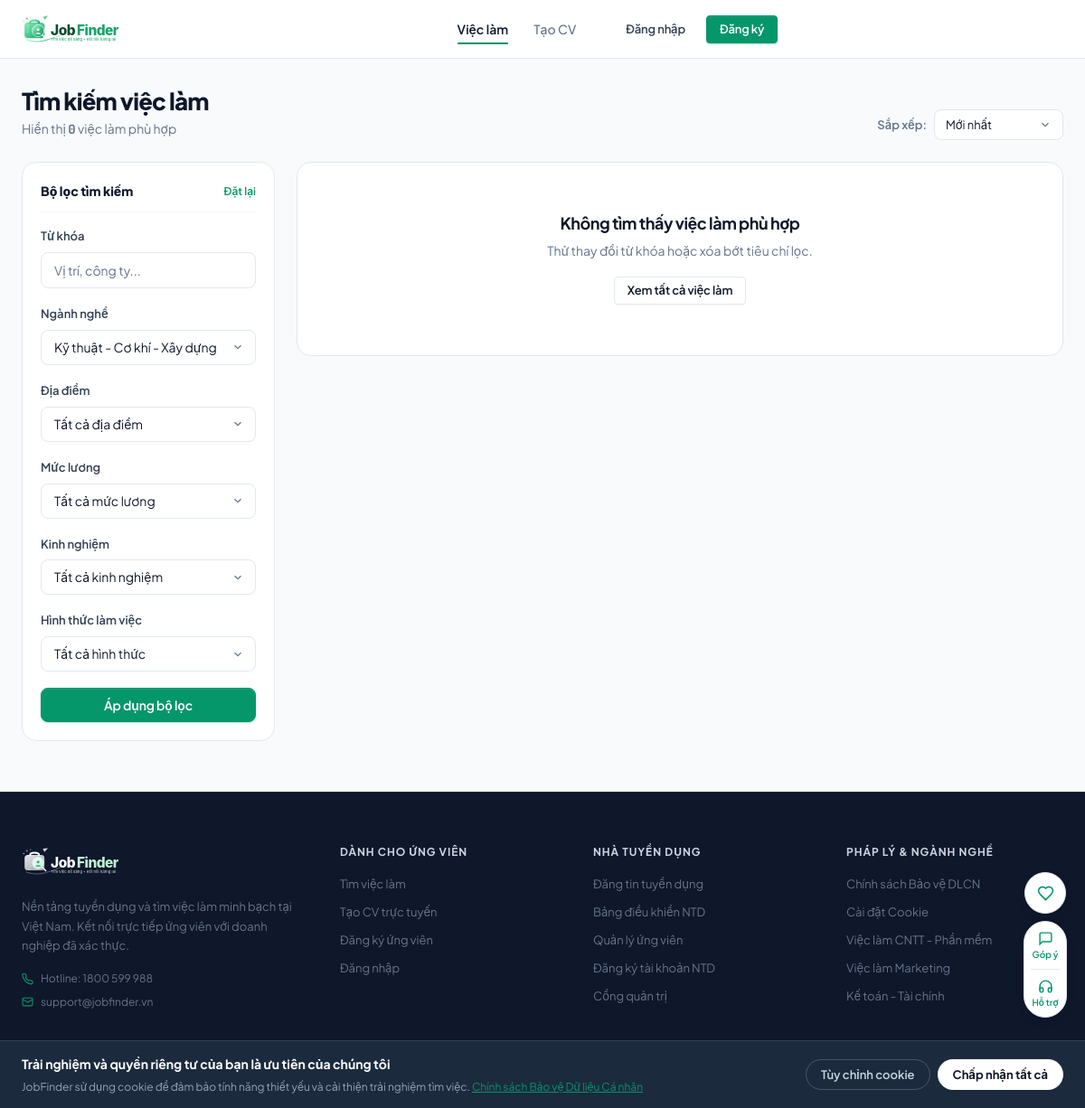
/jobs.php?category=Kỹ+thuật+-+Cơ+khí+-+Xây+dựng, run on an earlier commit of the app's database.
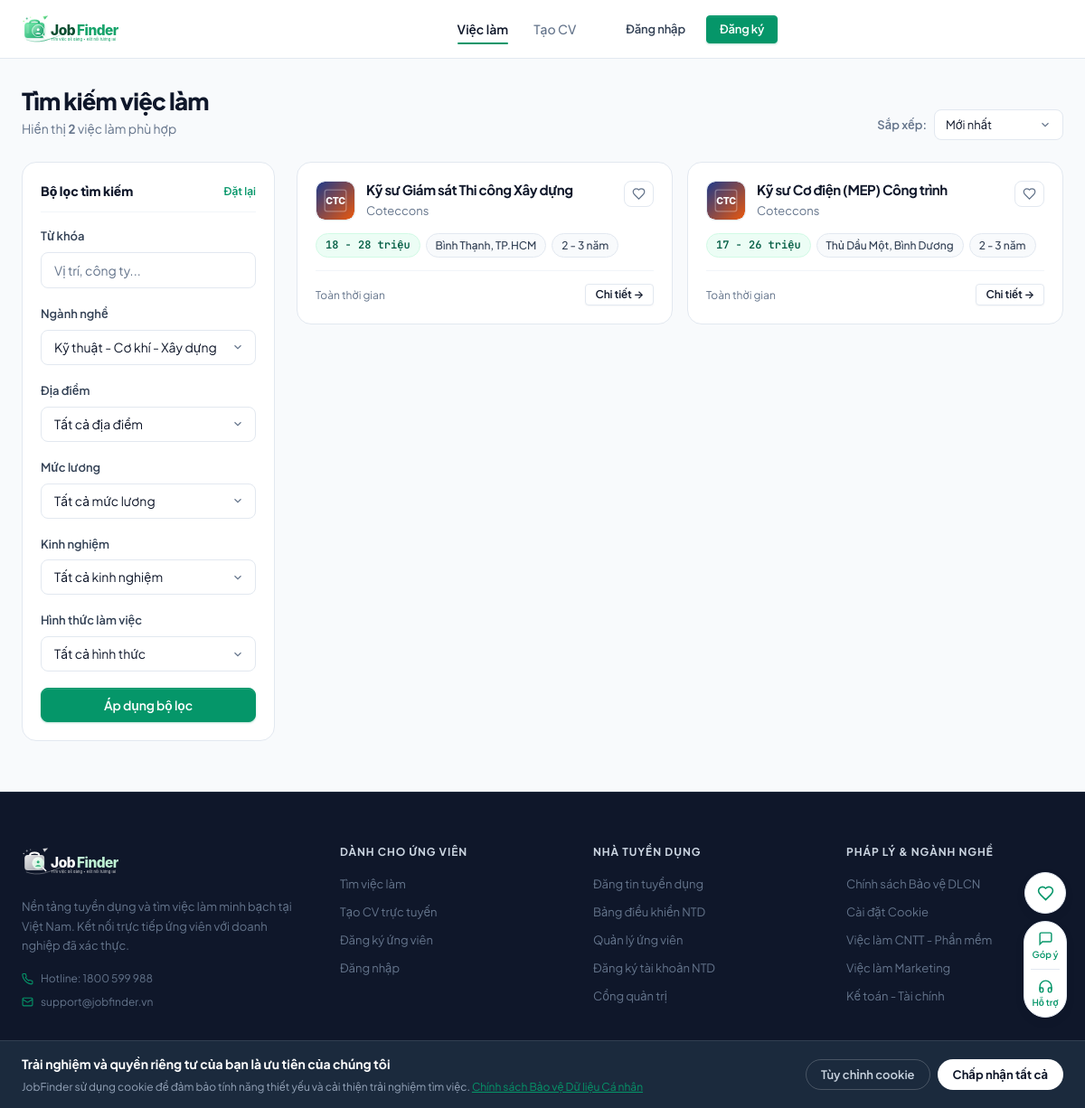
And on a later commit of the database.
### tables this page shows
CREATE TABLE `jobs` (
  `id` INT AUTO_INCREMENT PRIMARY KEY,
  `employer_id` INT NULL,
  `campaign_id` INT NULL,
  `title` VARCHAR(150) NOT NULL,
  `company` VARCHAR(100) NOT NULL,
  `company_logo` VARCHAR(255) NULL,
  `location` VARCHAR(100) NOT NULL,
  `category` VARCHAR(100) NOT NULL,
  `salary` VARCHAR(100) NOT NULL,
  `salary_value` INT DEFAULT 0,
  `min_salary` INT NOT NULL DEFAULT 0,
  `max_salary` INT NOT NULL DEFAULT 0,
  `salary_type` VARCHAR(20) NOT NULL DEFAULT 'deal',
  `job_type` VARCHAR(50) NOT NULL DEFAULT 'Toàn thời gian',
  `quantity` INT NOT NULL DEFAULT 1,
  `level` VARCHAR(50) NOT NULL DEFAULT 'Nhân viên',
  `experience` VARCHAR(50) NOT NULL DEFAULT 'Không yêu cầu',
  `description` TEXT NOT NULL,
  `requirements` TEXT NOT NULL,
  `benefits` TEXT NULL,
  `education_level` VARCHAR(50) NOT NULL DEFAULT 'Không yêu cầu',
  `working_time` VARCHAR(150) NULL,
  `contact_name` VARCHAR(100) NULL,
  `contact_email` VARCHAR(100) NULL,
  `deadline` DATE NULL,
  `views` INT NOT NULL DEFAULT 0,
  `is_featured` TINYINT(1) NOT NULL DEFAULT 0,
  `status` VARCHAR(20) NOT NULL DEFAULT 'active',
  `reject_reason` TEXT NULL,
  `created_at` TIMESTAMP DEFAULT CURRENT_TIMESTAMP,
  `updated_at` TIMESTAMP NULL ON UPDATE CURRENT_TIMESTAMP,
  INDEX (`employer_id`),
  INDEX (`campaign_id`),
  INDEX (`status`),
  CONSTRAINT `fk_job_employer` FOREIGN KEY (`employer_id`) REFERENCES `users` (`id`) ON DELETE SET NULL,
  CONSTRAINT `fk_job_campaign` FOREIGN KEY (`campaign_id`) REFERENCES `campaigns` (`id`) ON DELETE SET NULL
);

### jobs.php (the view, shortened to what the rows shown need)
<?php
require_once 'config/database.php';
$category     = trim($_GET['category'] ?? '');
$sort         = trim($_GET['sort'] ?? 'newest');
$page         = max(1, (int)($_GET['page'] ?? 1));
$per_page     = 8;
$offset       = ($page - 1) * $per_page;
$where = " WHERE status = 'active'";
$params = [];
if (!empty($category)) {
    $where .= " AND category = :category";
    $params[':category'] = $category;
}
$order_by = " ORDER BY is_featured DESC, created_at DESC";
if ($sort === 'salary_desc') {
    $order_by = " ORDER BY salary_value DESC, created_at DESC";
} elseif ($sort === 'views') {
    $order_by = " ORDER BY views DESC, created_at DESC";
} elseif ($sort === 'newest') {
    $order_by = " ORDER BY created_at DESC";
}
try {
    $sql = "SELECT * FROM jobs" . $where . $order_by . " LIMIT {$per_page} OFFSET {$offset}";
    $stmt = $pdo->prepare($sql);
    $stmt->execute($params);
    $jobs = $stmt->fetchAll();
} catch (PDOException $e) {
    $jobs = [];
    $total_results = 0;
    $total_pages = 1;
}
$saved_job_ids = [];
require_once 'includes/header.php';
?>
<section class="section section--sm" style="padding-top:32px;">
    <div class="container">
        <div class="section-header" style="margin-bottom:24px;">
            <div>
                <h1 class="section-title" style="font-size:26px;">Tìm kiếm việc làm</h1>
            </div>
        </div>
        <div class="jobs-layout">
            <div>
                <div class="jobs-list-grid">
                    <?php if (!empty($jobs)): ?>
                        <?php foreach ($jobs as $job):
                            $is_saved = in_array($job['id'], $saved_job_ids);
                        ?>
                            <div class="job-card">
                                <div>
                                    <div class="job-card__header">
                                        <?php echo render_company_logo($job['company'], $job['company_logo'] ?? '', '', 44); ?>
                                        <div class="job-card__info">
                                            <h3 class="job-card__title" title="<?php echo htmlspecialchars($job['title']); ?>">
                                                <a href="job-detail.php?id=<?php echo (int)$job['id']; ?>">
                                                    <?php echo htmlspecialchars($job['title']); ?>
                                                </a>
                                            </h3>
                                            <div class="job-card__company"><?php echo htmlspecialchars($job['company']); ?></div>
                                        </div>
                                        <button type="button"
                                                class="job-save-btn <?php echo $is_saved ? 'saved' : ''; ?>"
                                                data-job-id="<?php echo (int)$job['id']; ?>"
                                                onclick="toggleCardSave(this, <?php echo (int)$job['id']; ?>)"
                                                title="<?php echo $is_saved ? 'Bỏ lưu' : 'Lưu tin'; ?>">
                                            <svg width="15" height="15" viewBox="0 0 24 24" fill="<?php echo $is_saved ? 'currentColor' : 'none'; ?>" stroke="currentColor" stroke-width="2">
                                                <path d="M19 14c1.49-1.46 3-3.21 3-5.5A5.5 5.5 0 0 0 16.5 3c-1.76 0-3 .5-4.5 2-1.5-1.5-2.74-2-4.5-2A5.5 5.5 0 0 0 2 8.5c0 2.3 1.5 4.05 3 5.5l7 7Z"/>
                                            </svg>
                                        </button>
                                    </div>
                                    <div class="job-card__chips" style="margin-top:14px;">
                                        <span class="chip chip--brand mono"><?php echo htmlspecialchars($job['salary']); ?></span>
                                        <span class="chip"><?php echo htmlspecialchars($job['location']); ?></span>
                                        <span class="chip"><?php echo htmlspecialchars($job['experience']); ?></span>
                                    </div>
                                </div>
                                <div class="job-card__footer">
                                    <span style="font-size:12px; color:var(--muted);"><?php echo htmlspecialchars($job['job_type']); ?></span>
                                    <a href="job-detail.php?id=<?php echo (int)$job['id']; ?>" class="btn btn-secondary btn-xs">Chi tiết →</a>
                                </div>
                            </div>
                        <?php endforeach; ?>
                    <?php endif; ?>
                </div>
            </div>
        </div>
    </div>
</section>
<?php require_once 'includes/footer.php'; ?>

### includes/functions.php (shortened to what the rows shown need)
<?php
if (!function_exists('get_company_logo_path')) {
    function get_company_logo_path($company_name, $db_logo = '') {
        if (!empty($db_logo)) {
            return $db_logo;
        }
        return '';
    }
}
if (!function_exists('render_company_logo')) {
    function render_company_logo($company_name, $db_logo = '', $prefix = '', $size_px = 44) {
        $logo = get_company_logo_path($company_name, $db_logo);
        $radius = $size_px >= 56 ? '12px' : '10px';
        if (!empty($logo)) {
            $src = htmlspecialchars($prefix . $logo);
            $alt = htmlspecialchars($company_name);
            return '<div class="company-logo-box" style="width:' . (int)$size_px . 'px; height:' . (int)$size_px . 'px; border-radius:' . $radius . ';"><img src="' . $src . '" alt="' . $alt . '"></div>';
        }
        $init = htmlspecialchars(mb_strtoupper(mb_substr($company_name, 0, 2)));
        return '<div class="job-card__avatar" style="width:' . (int)$size_px . 'px; height:' . (int)$size_px . 'px; border-radius:' . $radius . ';">' . $init . '</div>';
    }
}

What changed in the data, as far as the page shows it:
added jobs: company_logo (picture), title "Kỹ sư Giám sát Thi công Xây dựng", company "Coteccons", salary "18 - 28 triệu", location "Bình Thạnh, TP.HCM", experience "2 - 3 năm", job_type "Toàn thời gian"
added jobs: company_logo (picture), title "Kỹ sư Cơ điện (MEP) Công trình", company "Coteccons", salary "17 - 26 triệu", location "Thủ Dầu Một, Bình Dương", experience "2 - 3 năm", job_type "Toàn thời gian"
Also different on the page:
$total_results: "0" → "2"
text no longer shown: "Không tìm thấy việc làm phù hợp Thử thay đổi từ khóa hoặc xóa bớt tiêu chí lọc. Xem tất cả việc làm"
